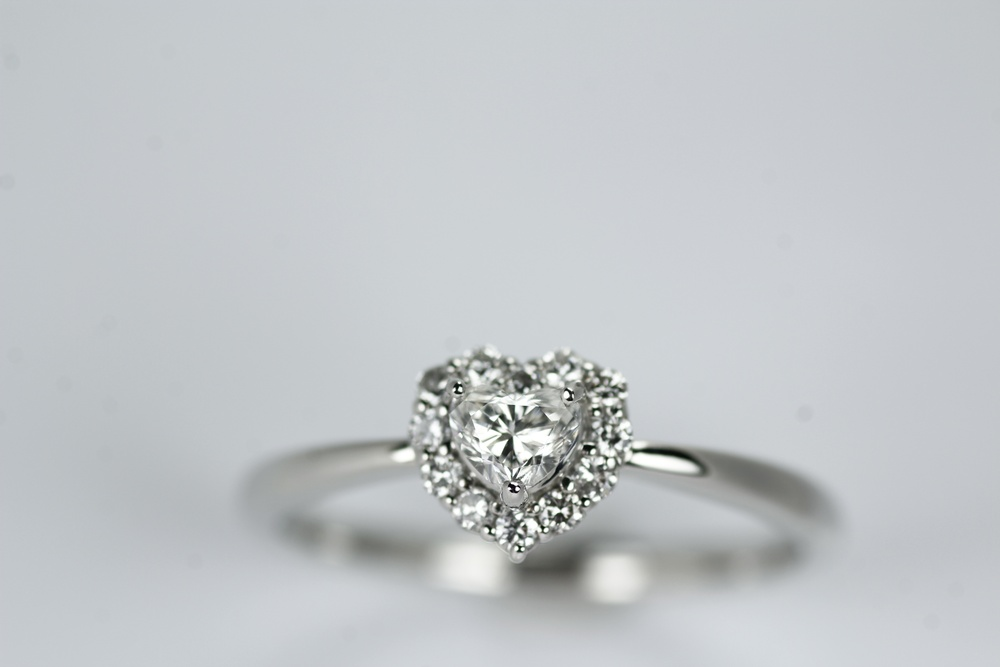
#> input picture 190521-119.JPG, 1000 x 667 px, shrunk from 5184 x 3456 before the run, found by its file name
$ python fore2.py
#> lines starting #> are read from the running program, lines starting #| are printed output that depends on the picture; after the words box and inside, x2 and y2 are one past the last pixel; in counts of white or black regions, pixels touching at a corner belong together
import cv2
import numpy as np
import matplotlib.pyplot as plt

BLUR = 21
CANNY_THRESH_1 = 20
CANNY_THRESH_2 = 90  # 100
MASK_DILATE_ITER = 10
MASK_ERODE_ITER = 10
MASK_COLOR = (0.0,0.0,1.0) # In BGR format

img = cv2.imread('190521-119.jpg')
#> img is the input picture: shape (667, 1000, 3); mean B, G, R 200.4, 197.4, 193.5
cv2.imwrite('cv.jpg', img)

plt.figure()
plt.subplot(2,3,1)
plt.imshow(cv2.cvtColor(img, cv2.COLOR_BGR2RGB))


gray = cv2.cvtColor(img,cv2.COLOR_BGR2GRAY)

plt.subplot(2,3,2)
plt.imshow(gray, cmap='gray')


edges = cv2.Canny(gray, CANNY_THRESH_1, CANNY_THRESH_2)
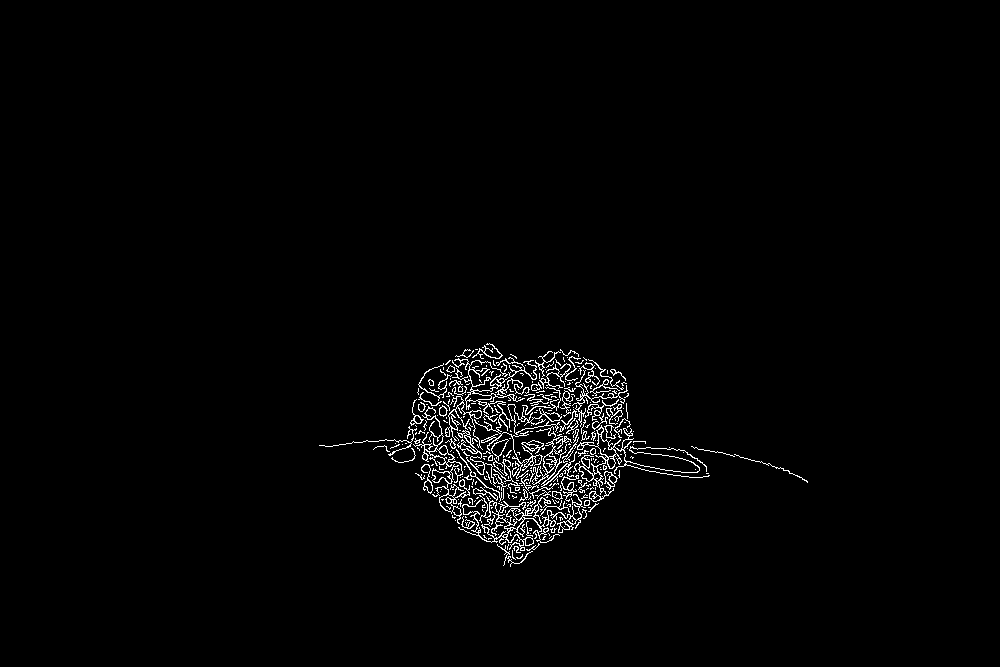
#> edges: shape (667, 1000); 1.7% white in thin lines or dots, all inside (x1, y1, x2, y2) = (319, 343, 808, 567)
edges = cv2.dilate(edges, None)
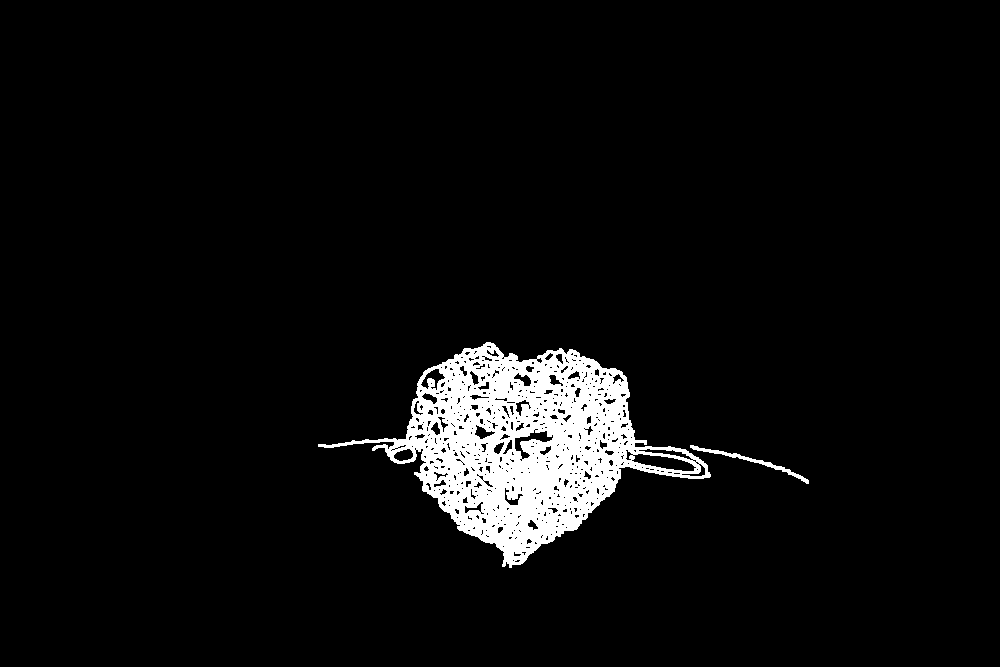
#> edges: shape (667, 1000); 5% white; 2 white regions, box (x1, y1, x2, y2) and area: (318, 342, 711, 568) 33103, (690, 445, 809, 484) 468
edges = cv2.erode(edges, None)
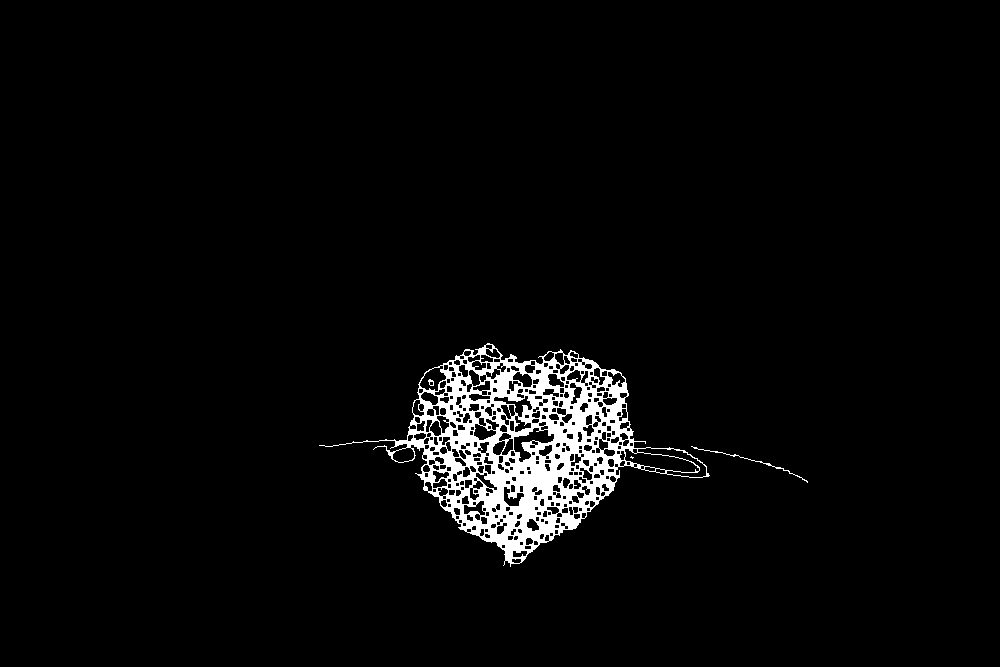
#> edges: shape (667, 1000); 3.3% white; 4 white regions (1 under 20 px)

plt.subplot(2,3,3)
plt.imshow(edges, cmap='gray')


contour_info = []
contours, _ = cv2.findContours(edges, cv2.RETR_LIST, cv2.CHAIN_APPROX_NONE)
#> contours = 443 contours, 144 with area under 20; largest, box (x1, y1, x2, y2) and area: (319, 343, 710, 567) 36552, (624, 448, 700, 473) 920, (637, 447, 707, 478) 619, (513, 427, 555, 463) 590, (419, 365, 447, 392) 414

for c in contours:
    contour_info.append((
        c,
        cv2.isContourConvex(c),
        cv2.contourArea(c),
    ))
#> after the loop, contour_info = 443 items
contour_info = sorted(contour_info, key=lambda c: c[2], reverse=True)
max_contour = contour_info[0]
#> max_contour = 3 items, first 3: contour of 1285 points, box (x1, y1, x2, y2) (319, 343, 710, 567), area 36552, False, 36552.5

mask = np.zeros(edges.shape)
cv2.fillConvexPoly(mask, max_contour[0], (255))
#> mask: shape (667, 1000) float64; 5.6% white; 1 white region, box (x1, y1, x2, y2) and area: (319, 343, 710, 567) 37442

plt.subplot(2,3,4)
plt.imshow(mask, cmap='gray')

mask = cv2.dilate(mask, None, iterations=MASK_DILATE_ITER)
#> mask: shape (667, 1000) float64; 7.7% white; 1 white region, box (x1, y1, x2, y2) and area: (309, 333, 720, 577) 51554
mask = cv2.erode(mask, None, iterations=MASK_ERODE_ITER)
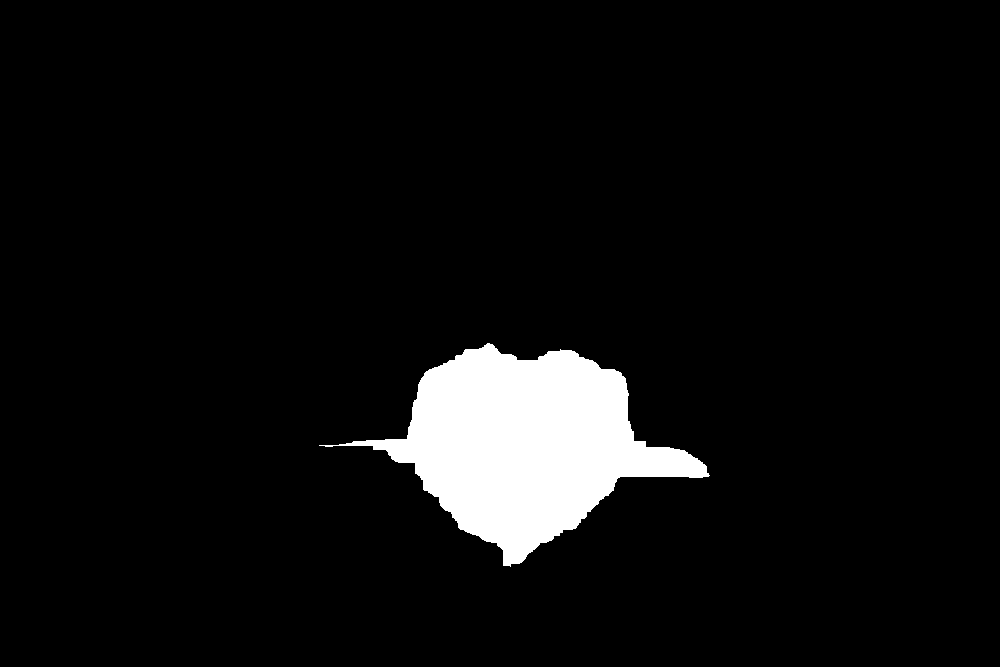
#> mask: shape (667, 1000) float64; 5.8% white; 1 white region, box (x1, y1, x2, y2) and area: (319, 343, 710, 567) 38574
mask = cv2.GaussianBlur(mask, (BLUR, BLUR), 0)
mask_stack = np.dstack([mask]*3)    # Create 3-channel alpha mask

plt.subplot(2,3,5)
plt.imshow(mask_stack, cmap='gray')

mask_stack  = mask_stack.astype('float32') / 255.0          # Use float matrices,
img         = img.astype('float32') / 255.0                 #  for easy blending

masked = (mask_stack * img) + ((1-mask_stack) * MASK_COLOR) # Blend
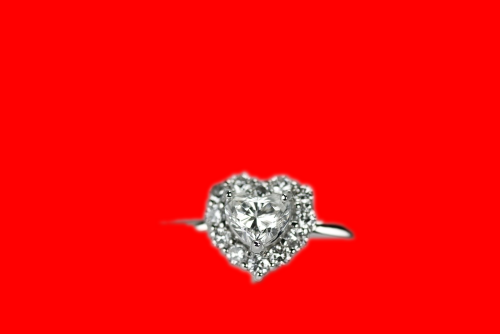
#> masked: shape (667, 1000, 3) float64 (shown at 1/2 size); mean of channels 0, 1, 2 0.0363, 0.0374, 0.979; drawn as B, G, R
masked = (masked * 255).astype('uint8')                     # Convert back to 8-bit

c_blue, c_green, c_red = cv2.split(img)

img_a = cv2.merge((c_red, c_green, c_blue, mask.astype('float32') / 255.0))
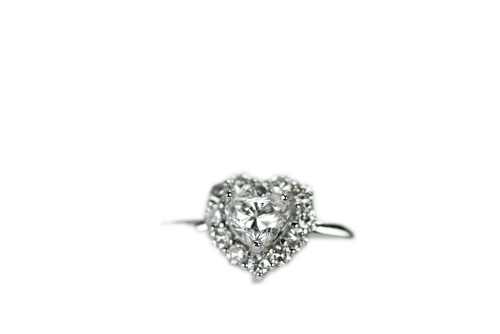
#> img_a: shape (667, 1000, 4) float32 (shown at 1/2 size); mean R, G, B, A 0.758, 0.773, 0.785, 0.0578; transparent parts drawn white

plt.subplot(2,3,6)
plt.imshow(img_a)
plt.show()
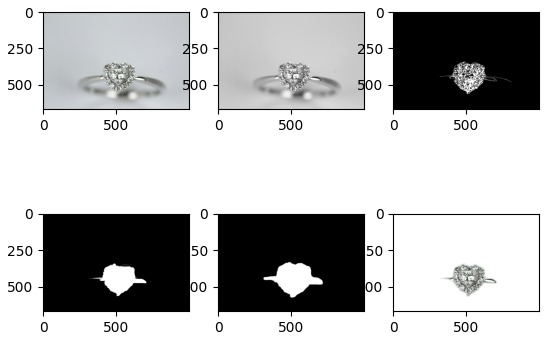
#> figure drawn by matplotlib, 6 panels
